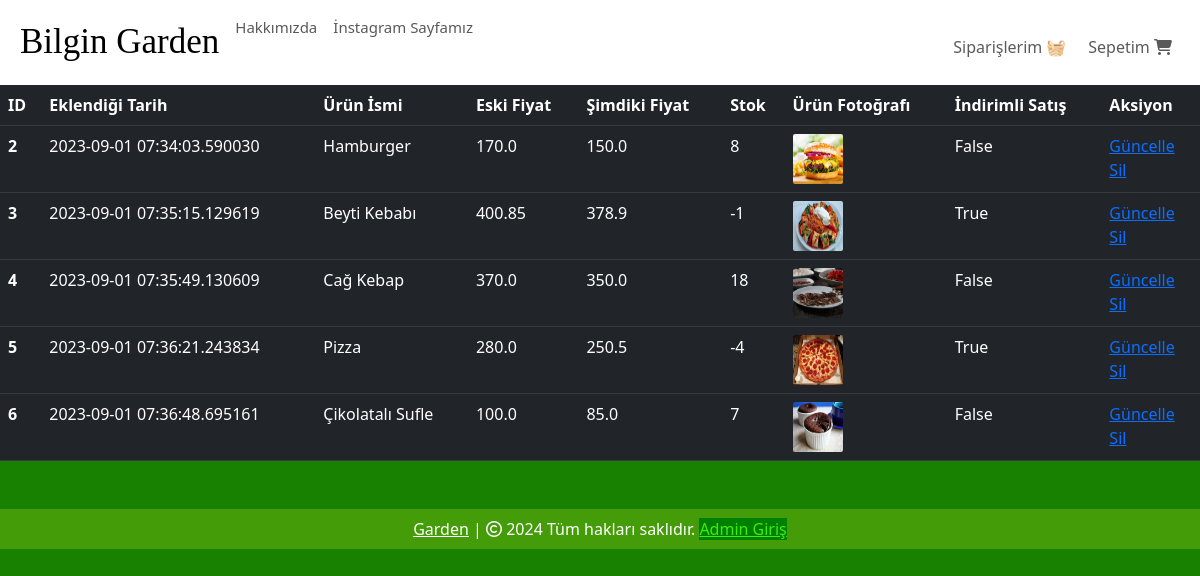
Page /shop-items (signed in) on the earlier database version.
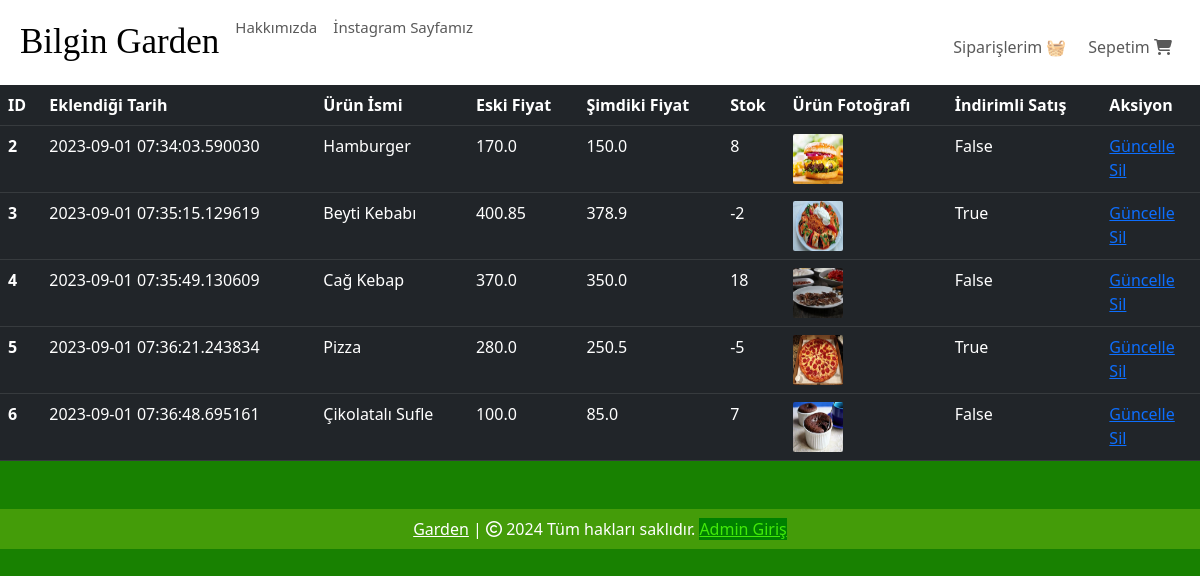
Same page on the later database version.
### website/models.py (models this page shows, shortened)
class Product(db.Model):
    id = db.Column(db.Integer, primary_key=True)
    product_name = db.Column(db.String(100), nullable=False)
    current_price = db.Column(db.Float, nullable=False)
    previous_price = db.Column(db.Float, nullable=False)
    in_stock = db.Column(db.Integer, nullable=False)
    product_picture = db.Column(db.String(1000), nullable=False)
    flash_sale = db.Column(db.Boolean, default=False)
    date_added = db.Column(db.DateTime, default=datetime.utcnow)
    salad = db.Column(db.Boolean, default=False)
    main = db.Column(db.Boolean, default=False)
    colddrink = db.Column(db.Boolean, default=False)
    hotdrink = db.Column(db.Boolean, default=False)
    desert = db.Column(db.Boolean, default=False)
    sneak = db.Column(db.Boolean, default=False)
    carts = db.relationship('Cart', backref=db.backref('product', lazy=True))
    orders = db.relationship('Order', backref=db.backref('product', lazy=True))

### website/admin.py (the view)
@admin.route('/shop-items', methods=['GET', 'POST'])
@login_required
def shop_items():
    if current_user.id == 6:
        items = Product.query.order_by(Product.date_added).all()
        return render_template('shop_items.html', items=items)
    return render_template('404.html')

### website/templates/shop_items.html (shortened to what this page needs)
{% extends 'base.html' %}
{% block body %}
{% if items | length < 1 %}
<h3 style="color: white;">No Shop Items </h3>
{% else %}
<table class="table table-dark table-hover">
    <thead>
        <tr>
            <th scope="col">ID</th>
            <th scope="col">Eklendiği Tarih</th>
            <th scope="col">Ürün İsmi</th>
            <th scope="col">Eski Fiyat</th>
            <th scope="col">Şimdiki Fiyat</th>
            <th scope="col">Stok</th>
            <th scope="col">Ürün Fotoğrafı</th>
            <th scope="col">İndirimli Satış</th>
            <th scope="col">Aksiyon</th>
        </tr>
    </thead>
    <tbody>
        {% for item in items %}
        <tr>
            <th scope="row">{{ item.id }}</th>
            <td>{{ item.date_added }}</td>
            <td>{{ item.product_name }}</td>
            <td>{{ item.previous_price }}</td>
            <td>{{ item.current_price }}</td>
            <td>{{ item.in_stock }}</td>
            <td><img src="{{ item.product_picture }}" alt="" style="height: 50px; width: 50px; border-radius: 2px;"></td>
            <td>{{ item.flash_sale }}</td>
            <td>
                <a href="/update-item/{{ item.id }}">Güncelle</a>
                <br>
                <a href="/delete-item/{{ item.id }}">Sil</a>
            </td>
        </tr>
        {% endfor %}
    </tbody>
</table>
{% endif %}
{% endblock %}

Differences in the rows shown:
changed Product "Beyti Kebabı": in_stock "-1" → "-2"
changed Product "Pizza": in_stock "-4" → "-5"
